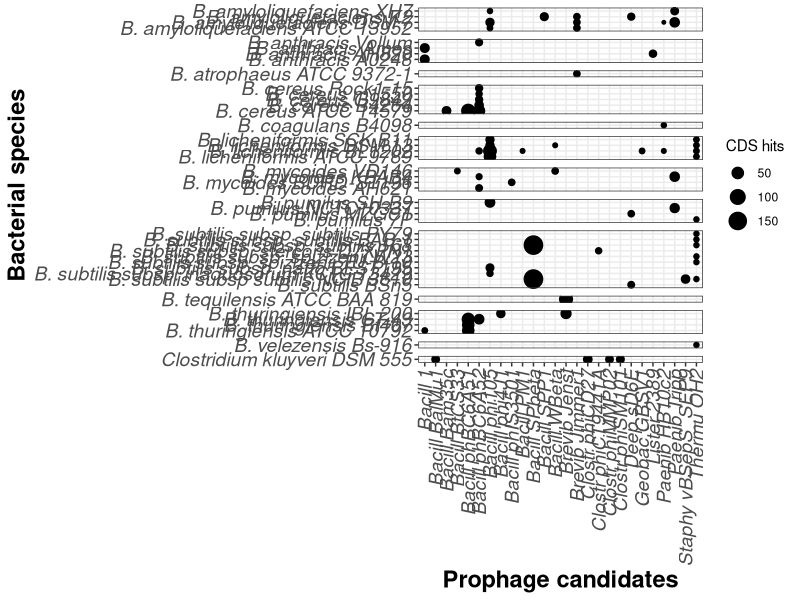

Source code (R):
## ---- chunk 1
knitr::opts_chunk$set(cache=TRUE,  comment= " ")
knitr::write_bib(c(.packages(), "knitr", "rmarkdown", "tidyverse"), "packages.bib")
## ---- chunk 2
library(tidyverse) 
library(magrittr)
library(readxl) 
library(rmarkdown)
library(knitr)
## ---- chunk 3
df <- read_excel("Data/07-09-2020_PHASTER-raw.xlsx")
df %<>% mutate_at(vars(e_value), ~ as.numeric(as.character(.)))
df %<>% mutate_at(vars(species,completeness, genome), ~ as_factor(.))

kable(df[1:5,])
## ---- chunk 4
by_completeness <- df %>%
  filter(hit_number == 1) %>% 
  group_by(species,genome) %>%
  summarise(
    Incomplete = sum(str_count(completeness, "Incomplete")),
    Questionable = sum(str_count(completeness, "Questionable")),
    Intact = sum(str_count(completeness, "Intact"))
  )

#write_tsv(x = by_completeness, path = "Data/completeness_raw-01.tsv")

kable(by_completeness[1:5,])
## ---- chunk 5
by_species_total <- df %>%
  group_by(species, genome) %>%
  summarise("Total prophage proteins" = sum(str_count(blast_hit, "PHAGE")))

#write_tsv(x = by_species_total, path = "Data/total-proteins_raw-01.tsv")

kable(by_species_total[1:5,])
## ---- chunk 6

intact_phages <- df %>%
  filter(completeness %in% c("Intact") & blast_hit %in% str_subset(blast_hit, "^PHAGE")) %>%
  mutate(Candidate = as.factor(str_extract(blast_hit, "[:graph:]+(?=:)")), region = as.factor(region)) %>%
  mutate(Candidate = str_remove(Candidate, "PHAGE_"), Candidate = str_replace(Candidate, "_", " ")) %>%
  mutate(species = str_replace(species,"Bacillus", "B.")) %>% 
  separate(Candidate, c("Candidate", "Phage_NC_ID"), sep = "_NC_") %>%
  mutate(Candidate = str_remove(Candidate, "_")) %>% 
  select(species, score, region, Candidate, Phage_NC_ID) %>% 
  group_by(species, Candidate, region, score, Phage_NC_ID) %>% 
  summarise(
    CDS_hits = length(Candidate)
  ) %>% 
  group_by(species, region) %>% 
  filter(CDS_hits == max(CDS_hits)) %>% 
  mutate(Epithet = as_factor(word(species,2)))

#write_tsv(x = intact_phages, path = "Data/intact-phages_raw-01.tsv")

kable(intact_phages[1:5,])
## ---- chunk 7

intact_phages %>%
  as_tibble() %>%
  mutate(Species = species) %>%
  select(Species, Candidate, CDS_hits, Epithet) %>%
  pivot_wider(names_from = "Candidate", values_from = "CDS_hits", values_fill = 0, values_fn = sum) %>%
  pivot_longer(cols = -c(Species, Epithet), names_to = "Candidates", values_to = "CDS hits") %>%
  filter(`CDS hits`>1) %>% 
  ggplot(aes(Candidates, Species, size = `CDS hits`)) +
  geom_point() +
  facet_grid(rows = vars(Epithet), scales = "free", space = "free") +
  theme_bw() +
  theme(axis.text.x = element_text(angle = 90, vjust = 0.5, hjust = 1, size = 14, face = "italic"),
        axis.text.y = element_text(size = 14, face = "italic"),
        axis.title.x = element_text(size = 17, face = "bold"),
        axis.title.y = element_text(size = 17, face = "bold"),
        strip.background = element_blank(),
        strip.text = element_blank(),
        legend.position = "right"
        ) +
  labs(x = "Prophage candidates",
       y = "Bacterial species"
  )
